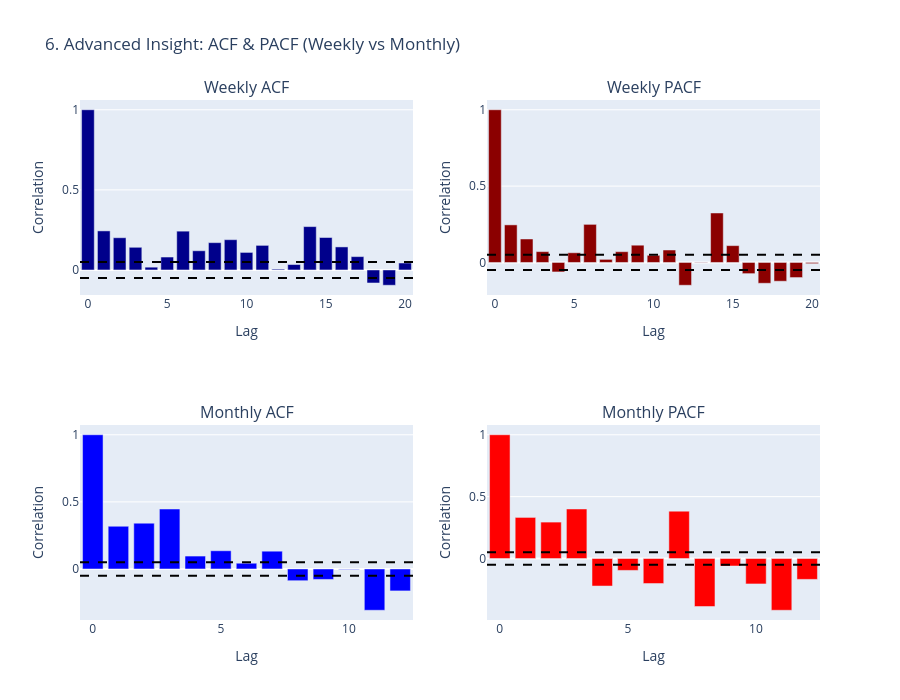

Notebook code cell kept with this figure:
### Code cell
print("6. Generating ACF/PACF...")
fig6 = plot_acf_pacf(df)
fig6.show()

### Figure 1 — Plotly figure (JSON) as saved in the notebook; plotly's stock layout.template omitted (floating-point values rounded to 4 significant figures)
{"data": [{"marker": {"color": "darkblue"}, "type": "bar", "x": [0, 1, 2, 3, 4, 5, 6, 7, 8, 9, 10, 11, 12, 13, 14, 15, 16, 17, 18, 19, 20], "xaxis": "x", "y": [1.0, 0.2438, 0.2012, 0.1416, 0.01739, 0.08075, 0.2423, 0.1199, 0.1705, 0.189, 0.1096, 0.1535, 0.005315, 0.03391, 0.2707, 0.2027, 0.144, 0.08336, -0.08122, -0.09537, 0.04353], "yaxis": "y"}, {"marker": {"color": "darkred"}, "type": "bar", "x": [0, 1, 2, 3, 4, 5, 6, 7, 8, 9, 10, 11, 12, 13, 14, 15, 16, 17, 18, 19, 20], "xaxis": "x2", "y": [1.0, 0.2462, 0.1538, 0.07105, -0.06213, 0.06361, 0.2495, 0.02024, 0.07064, 0.113, 0.0469, 0.08171, -0.1492, 0.00221, 0.3241, 0.1102, -0.07317, -0.1362, -0.1229, -0.09884, -0.007688], "yaxis": "y2"}, {"marker": {"color": "blue"}, "type": "bar", "x": [0, 1, 2, 3, 4, 5, 6, 7, 8, 9, 10, 11, 12], "xaxis": "x3", "y": [1.0, 0.3183, 0.3412, 0.4465, 0.09616, 0.1357, 0.04279, 0.1324, -0.08749, -0.07812, -0.003219, -0.3076, -0.1635], "yaxis": "y3"}, {"marker": {"color": "red"}, "type": "bar", "x": [0, 1, 2, 3, 4, 5, 6, 7, 8, 9, 10, 11, 12], "xaxis": "x4", "y": [1.0, 0.3321, 0.2944, 0.4003, -0.2223, -0.09598, -0.2019, 0.3828, -0.3876, -0.06039, -0.2053, -0.4179, -0.1685], "yaxis": "y4"}], "layout": {"annotations": [{"font": {"size": 16}, "showarrow": false, "text": "Weekly ACF", "x": 0.225, "xanchor": "center", "xref": "paper", "y": 1, "yanchor": "bottom", "yref": "paper"}, {"font": {"size": 16}, "showarrow": false, "text": "Weekly PACF", "x": 0.775, "xanchor": "center", "xref": "paper", "y": 1, "yanchor": "bottom", "yref": "paper"}, {"font": {"size": 16}, "showarrow": false, "text": "Monthly ACF", "x": 0.225, "xanchor": "center", "xref": "paper", "y": 0.375, "yanchor": "bottom", "yref": "paper"}, {"font": {"size": 16}, "showarrow": false, "text": "Monthly PACF", "x": 0.775, "xanchor": "center", "xref": "paper", "y": 0.375, "yanchor": "bottom", "yref": "paper"}], "height": 700, "shapes": [{"line": {"color": "black", "dash": "dash"}, "type": "line", "x0": 0, "x1": 1, "xref": "x domain", "y0": 0.05, "y1": 0.05, "yref": "y"}, {"line": {"color": "black", "dash": "dash"}, "type": "line", "x0": 0, "x1": 1, "xref": "x domain", "y0": -0.05, "y1": -0.05, "yref": "y"}, {"line": {"color": "black", "dash": "dash"}, "type": "line", "x0": 0, "x1": 1, "xref": "x2 domain", "y0": 0.05, "y1": 0.05, "yref": "y2"}, {"line": {"color": "black", "dash": "dash"}, "type": "line", "x0": 0, "x1": 1, "xref": "x2 domain", "y0": -0.05, "y1": -0.05, "yref": "y2"}, {"line": {"color": "black", "dash": "dash"}, "type": "line", "x0": 0, "x1": 1, "xref": "x3 domain", "y0": 0.05, "y1": 0.05, "yref": "y3"}, {"line": {"color": "black", "dash": "dash"}, "type": "line", "x0": 0, "x1": 1, "xref": "x3 domain", "y0": -0.05, "y1": -0.05, "yref": "y3"}, {"line": {"color": "black", "dash": "dash"}, "type": "line", "x0": 0, "x1": 1, "xref": "x4 domain", "y0": 0.05, "y1": 0.05, "yref": "y4"}, {"line": {"color": "black", "dash": "dash"}, "type": "line", "x0": 0, "x1": 1, "xref": "x4 domain", "y0": -0.05, "y1": -0.05, "yref": "y4"}], "showlegend": false, "title": {"text": "6. Advanced Insight: ACF & PACF (Weekly vs Monthly)"}, "xaxis": {"anchor": "y", "domain": [0, 0.45], "title": {"text": "Lag"}}, "xaxis2": {"anchor": "y2", "domain": [0.55, 1], "title": {"text": "Lag"}}, "xaxis3": {"anchor": "y3", "domain": [0, 0.45], "title": {"text": "Lag"}}, "xaxis4": {"anchor": "y4", "domain": [0.55, 1], "title": {"text": "Lag"}}, "yaxis": {"anchor": "x", "domain": [0.625, 1], "title": {"text": "Correlation"}}, "yaxis2": {"anchor": "x2", "domain": [0.625, 1], "title": {"text": "Correlation"}}, "yaxis3": {"anchor": "x3", "domain": [0, 0.375], "title": {"text": "Correlation"}}, "yaxis4": {"anchor": "x4", "domain": [0, 0.375], "title": {"text": "Correlation"}}}}
